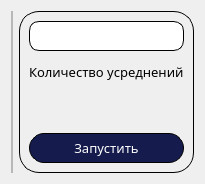
            <widget class="QWidget" name="research_page">
             <layout class="QHBoxLayout" name="horizontalLayout_6">
              <item>
               <widget class="QFrame" name="frame_3">
                <property name="frameShape">
                 <enum>QFrame::StyledPanel</enum>
                </property>
                <property name="frameShadow">
                 <enum>QFrame::Raised</enum>
                </property>
                <layout class="QHBoxLayout" name="horizontalLayout_7">
                 <property name="spacing">
                  <number>0</number>
                 </property>
                 <property name="leftMargin">
                  <number>0</number>
                 </property>
                 <property name="topMargin">
                  <number>0</number>
                 </property>
                 <property name="rightMargin">
                  <number>0</number>
                 </property>
                 <property name="bottomMargin">
                  <number>0</number>
                 </property>
                 <item>
                  <layout class="QVBoxLayout" name="verticalLayout_10">
                   <property name="spacing">
                    <number>0</number>
                   </property>
                  </layout>
                 </item>
                </layout>
               </widget>
              </item>
              <item alignment="Qt::AlignRight">
               <widget class="QFrame" name="frame_4">
                <property name="styleSheet">
                 <string notr="true">border: 1px solid black;
border-radius: 20px;</string>
                </property>
                <property name="frameShape">
                 <enum>QFrame::StyledPanel</enum>
                </property>
                <property name="frameShadow">
                 <enum>QFrame::Raised</enum>
                </property>
                <layout class="QVBoxLayout" name="verticalLayout_13">
                 <item>
                  <widget class="QLineEdit" name="average_count_edit">
                   <property name="minimumSize">
                    <size>
                     <width>0</width>
                     <height>30</height>
                    </size>
                   </property>
                   <property name="font">
                    <font>
                     <family>Century Gothic</family>
                     <pointsize>10</pointsize>
                    </font>
                   </property>
                   <property name="styleSheet">
                    <string notr="true">border: 1px solid black;
border-radius: 10px;</string>
                   </property>
                   <property name="text">
                    <string/>
                   </property>
                   <property name="alignment">
                    <set>Qt::AlignRight|Qt::AlignTrailing|Qt::AlignVCenter</set>
                   </property>
                  </widget>
                 </item>
                 <item>
                  <widget class="QLabel" name="label_3">
                   <property name="minimumSize">
                    <size>
                     <width>0</width>
                     <height>30</height>
                    </size>
                   </property>
                   <property name="font">
                    <font>
                     <family>Century Gothic</family>
                     <pointsize>10</pointsize>
                    </font>
                   </property>
                   <property name="styleSheet">
                    <string notr="true">border: none;</string>
                   </property>
                   <property name="text">
                    <string>Количество усреднений</string>
                   </property>
                  </widget>
                 </item>
                 <item>
                  <spacer name="verticalSpacer_5">
                   <property name="orientation">
                    <enum>Qt::Vertical</enum>
                   </property>
                   <property name="sizeHint" stdset="0">
                    <size>
                     <width>20</width>
                     <height>40</height>
                    </size>
                   </property>
                  </spacer>
                 </item>
                 <item>
                  <widget class="QPushButton" name="start_research_button">
                   <property name="minimumSize">
                    <size>
                     <width>0</width>
                     <height>30</height>
                    </size>
                   </property>
                   <property name="font">
                    <font>
                     <family>Century Gothic</family>
                     <pointsize>10</pointsize>
                    </font>
                   </property>
                   <property name="styleSheet">
                    <string notr="true">background-color: rgb(21, 28, 77);
color: rgb(255, 255, 255);
border: 1px solid black;
border-radius: 15px;</string>
                   </property>
                   <property name="text">
                    <string>Запустить</string>
                   </property>
                  </widget>
                 </item>
                </layout>
               </widget>
              </item>
             </layout>
            </widget>
